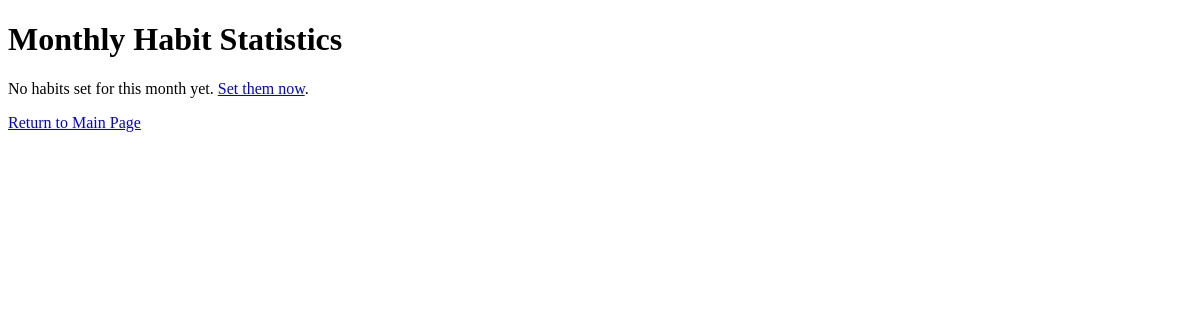
/monthly-stats/ (signed in), run on an earlier commit of the app's database.
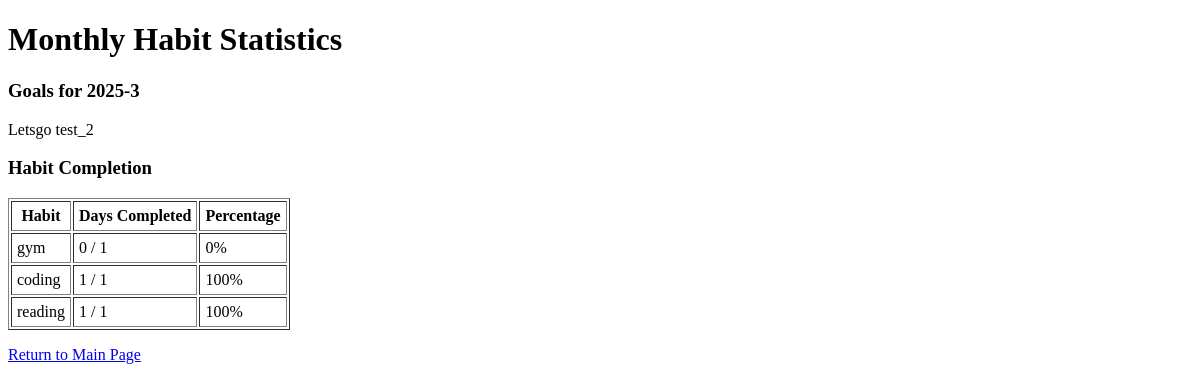
And on a later commit of the database.
### mainpage/models.py (models this page shows, shortened)
class MonthlyHabits(models.Model):
    user_id = models.IntegerField()
    year = models.IntegerField()
    month = models.IntegerField()
    goal_text = models.TextField(blank=True)
    habit_1 = models.CharField(max_length=100, blank=True)
    habit_2 = models.CharField(max_length=100, blank=True)
    habit_3 = models.CharField(max_length=100, blank=True)
    habit_4 = models.CharField(max_length=100, blank=True)
    habit_5 = models.CharField(max_length=100, blank=True)
    habit_6 = models.CharField(max_length=100, blank=True)
    habit_7 = models.CharField(max_length=100, blank=True)
    habit_8 = models.CharField(max_length=100, blank=True)
    habit_9 = models.CharField(max_length=100, blank=True)
    habit_10 = models.CharField(max_length=100, blank=True)
    class Meta:
        unique_together = ("user_id", "year", "month")

### mainpage/views.py (the view)
# urls.py: path('monthly-stats/', monthly_stats_view, name='monthly_stats_view'),
@login_required
def monthly_stats_view(request):
    from datetime import date
    today = date.today()
    this_year = today.year
    this_month = today.month
    try:
        monthly_obj = MonthlyHabits.objects.get(
            user_id=request.user.id,
            year=this_year,
            month=this_month
        )
    except MonthlyHabits.DoesNotExist:
        monthly_obj = None
    habit_names = []
    if monthly_obj:
        habit_names = [
            monthly_obj.habit_1,
            monthly_obj.habit_2,
            monthly_obj.habit_3,
            monthly_obj.habit_4,
            monthly_obj.habit_5,
            monthly_obj.habit_6,
            monthly_obj.habit_7,
            monthly_obj.habit_8,
            monthly_obj.habit_9,
            monthly_obj.habit_10,
        ]
    daily_logs = DailyData.objects.filter(
        user_id=request.user.id,
        date__year=this_year,
        date__month=this_month
    ).order_by('date')
    habit_completions = [0]*10
    total_days = daily_logs.count()
    for log in daily_logs:
        completions = log.habits_completed or ""
        completions = completions.ljust(10, '0')[:10]
        for i, ch in enumerate(completions):
            if ch == '1':
                habit_completions[i] += 1
    habits_stats = []
    for i, name in enumerate(habit_names):
        if not name.strip():
            continue
        done_count = habit_completions[i]
        percent = 0
        if total_days > 0:
            percent = int((done_count / total_days) * 100)
        habits_stats.append({
            "habit_name": name,
            "completed_days": done_count,
            "percent": percent,
        })
    context = {
        "monthly_obj": monthly_obj,
        "habits_stats": habits_stats,
        "total_days": total_days,
    }
    return render(request, 'mainpage/monthly-stats.html', context)

### mainpage/templates/mainpage/monthly-stats.html (shortened to what this page needs)
<!DOCTYPE html>
<html>
<head>
</head>
<body>
  <h1>Monthly Habit Statistics</h1>
  {% if monthly_obj %}
    <h3>Goals for {{ monthly_obj.year }}-{{ monthly_obj.month|add:"0"|slice:"-2" }}</h3>
    <p>{{ monthly_obj.goal_text }}</p>
    <h3>Habit Completion</h3>
    <table border="1" cellpadding="5">
      <tr>
        <th>Habit</th>
        <th>Days Completed</th>
        <th>Percentage</th>
      </tr>
      {% for h in habits_stats %}
        <tr>
          <td>{{ h.habit_name }}</td>
          <td>{{ h.completed_days }} / {{ total_days }}</td>
          <td>{{ h.percent }}%</td>
        </tr>
      {% endfor %}
    </table>
  {% else %}
    <p>No habits set for this month yet. <a href="{% url 'set_habits' %}">Set them now</a>.</p>
  {% endif %}
  <p><a href="{% url 'main_page' %}">Return to Main Page</a></p>
</body>
</html>

What changed in the data, as far as the page shows it:
added MonthlyHabits: year "2025", month|add "3", goal_text "Letsgo test_2", habit_name "gym" "coding" "reading"
Also different on the page:
text no longer shown: "No habits set for this month yet. Set them now ."
text now shown: "Goals for - Habit Completion Habit Days Completed Percentage"
new list line: "0 / 1 0 %"
new list line: "1 / 1 100 %"
